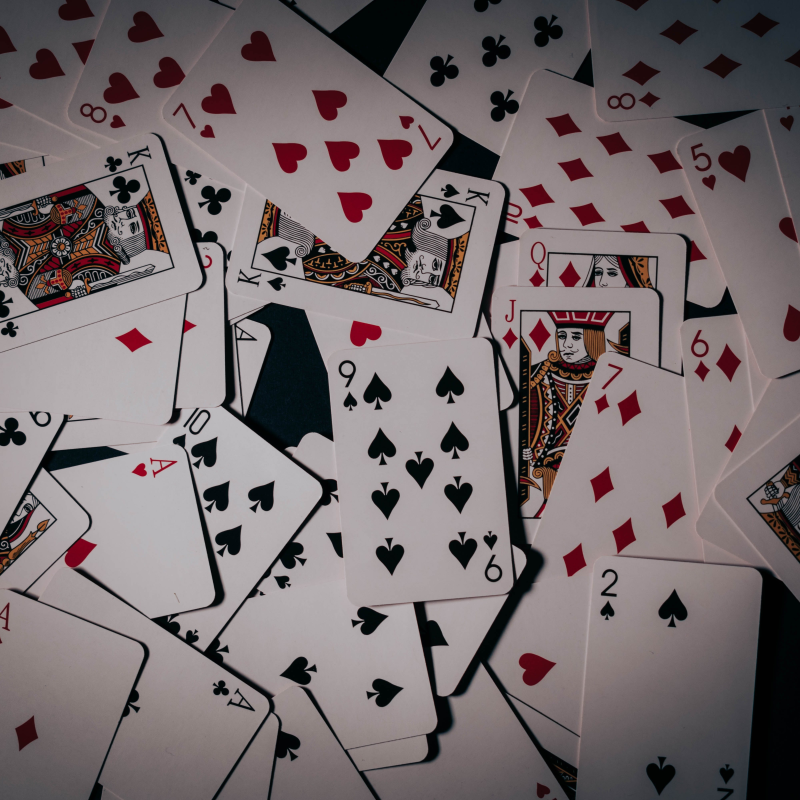
#> input picture resources/cards.jpg, 4000 x 4000 px (shown at 1/5 size)
$ python 10-Wrap_Perspective_Bird_View-part-1.py
#> lines starting #> are read from the running program, lines starting #| are printed output that depends on the picture
# Import Library
import cv2 as cv
import numpy as np

# Loading image
image = cv.imread("resources/cards.jpg")
#> image is the input picture: shape (4000, 4000, 3); mean B, G, R 109.8, 108, 117.7

# Check if the image is successfully loaded
if image is None:
    print("Failed to load the image.")
else:
    # Resize the image
    resized_image = cv.resize(image, (300, 200))
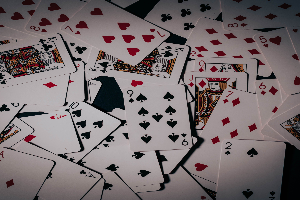
#> resized_image: shape (200, 300, 3); mean B, G, R 109.8, 108, 117.8

    # Define the target height and width
    height, width = 400, 300

    # Define the source and destination points for perspective transformation
    pts1 = np.float32([[1650, 1785], [2440, 1704], [1761, 3116], [2552, 2944]])
    pts2 = np.float32([[0, 0], [width, 0], [0, height], [width, height]])

    # Get the perspective transformation matrix
    matrix = cv.getPerspectiveTransform(pts1, pts2)

    # Apply perspective transformation to the original image
    output_image = cv.warpPerspective(image, matrix, (width, height))
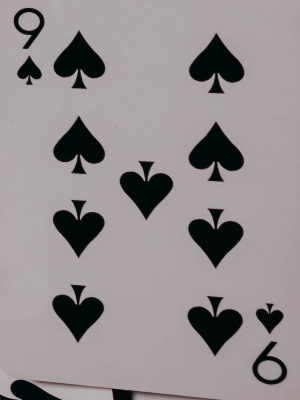
#> output_image: shape (400, 300, 3); mean B, G, R 143.5, 141.7, 148.1

    # Draw circles on the original image at the source points
    for x in range(0, 4):
        cv.circle(image, (int(pts1[x][0]), int(pts1[x][1])), 100, (0, 0, 255), -1)
        # cv.circle(image, (pts1[x][0], pts1[x][1]), 5, (0, 0, 255), cv.FILLED)

    # Display the original and transformed images
    cv.imshow("Original Image", image)
    cv.imshow("Transformed Image", output_image)

    # Wait for a key press indefinitely
    cv.waitKey(0)

    # Close all windows and release resources
    cv.destroyAllWindows()
